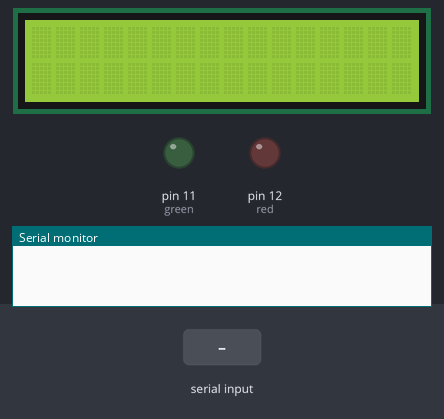
Simulated run of this sketch. Board: Arduino Uno, built with avr-gcc and run on an emulated ATmega328P. Shown: 16×2 character LCD, output pins drawn as LEDs (lit = HIGH), the last lines printed to the serial monitor. The test bench sets the inputs (shaded band).

Above: at 1.2 s.
1.3 s: "Aravind\n" received over Serial
At 2.3 s:
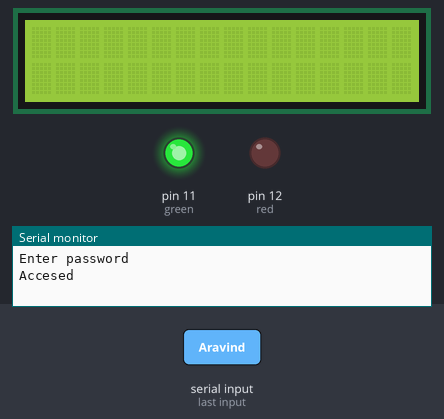
2.8 s: byte 10 ('\n') received over Serial
At 5.0 s:
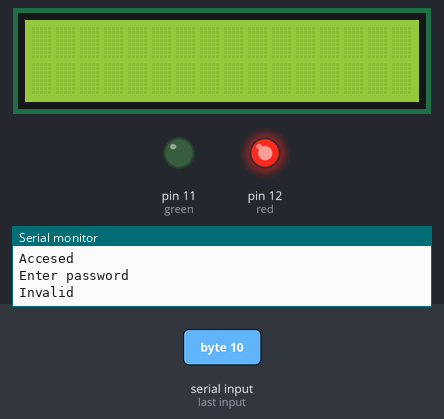
5.3 s: "Rajith\n" received over Serial
At 6.1 s:
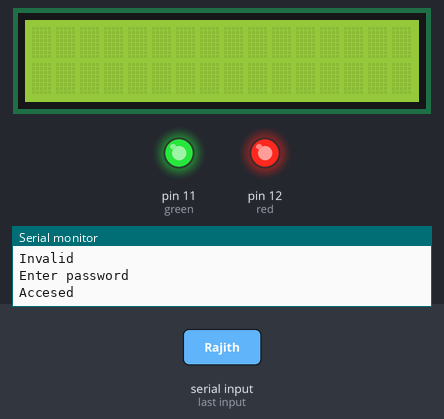
7.8 s: "1\n" received over Serial
At 10.1 s:
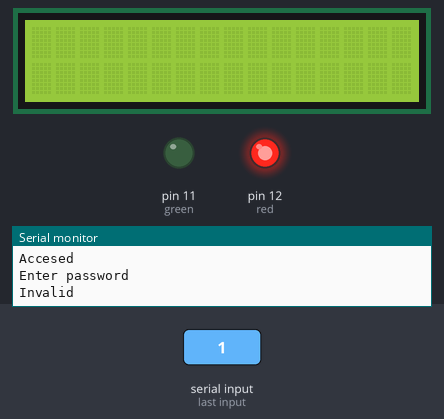
Timing chart, 0 to 11.3 s (numbered marks = the images above; inputs shaded):
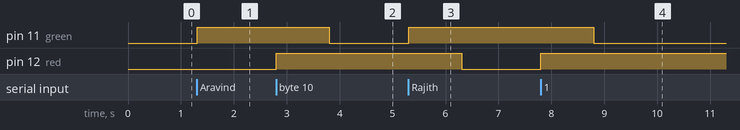

The sketch:

door_locking_using_command.ino
```cpp
#include<LiquidCrystal.h>
LiquidCrystal lcd(2,3,4,5,6,7);
int red=12,green=11;
String password="";
//int sw=8,sw=9;
void setup()
{
  lcd.begin(16,2);
  Serial.begin(9600);
  pinMode(red,OUTPUT);
  pinMode(green,OUTPUT);
}
void loop()
{
  if(Serial.available())
  {


    while (Serial.available())
    {
    char pass=(char)Serial.read();
    password+=pass;
    if(pass=='\n')
    {
      Serial.println("Enter password");
      password.trim();

    if(password=="Aravind" || password=="Rajith")
    {
      //Serial.println(password);
      Serial.println("Accesed");
      digitalWrite(green,HIGH);
      delay(1000);
      digitalWrite(red,LOW);

    }
    else
    {
      //Serial.println(pass);
      Serial.println("Invalid");
      digitalWrite(red,HIGH);
      delay(1000);
      digitalWrite(green,LOW);
    }
    password="";
  }
 }
}
}
```

Measured:
- after the input at 1.3 s, pin 11 (green): LOW → HIGH at once
- after the input at 2.8 s, pin 11 (green): HIGH → LOW after 1.0 s; pin 12 (red): LOW → HIGH at once
- after the input at 5.3 s, pin 11 (green): LOW → HIGH at once; pin 12 (red): HIGH → LOW after 1.0 s
- after the input at 7.8 s, pin 11 (green): HIGH → LOW after 1.0 s; pin 12 (red): LOW → HIGH at once
